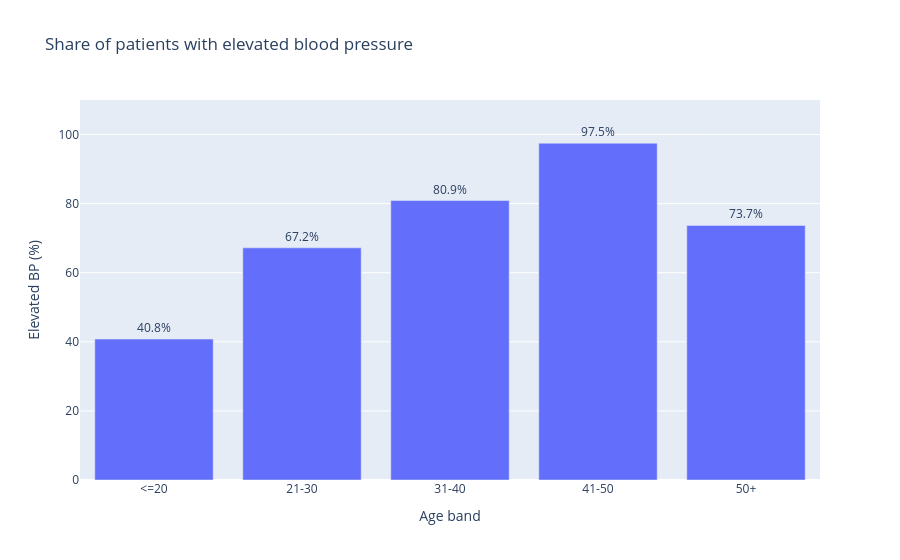

Source (notebook cell):
### Markdown cell above
### Share of elevated blood pressure by age band

Grouping the same flag by age band makes the trend hard to miss: elevated blood
pressure climbs steeply through middle age.

### Code cell
share = (
    df.assign(elevated=df.BPStatus.eq("elevated"))
      .groupby("AgeBand", observed=True)["elevated"].mean()
      .mul(100).round(1)
)
fig = px.bar(
    x=share.index, y=share.values,
    labels={"x": "Age band", "y": "Elevated BP (%)"},
    title="Share of patients with elevated blood pressure",
    text=share.values,
)
fig.update_traces(texttemplate="%{text}%", textposition="outside")
fig.update_yaxes(range=[0, 110])
fig.show()

### Figure 1 — Plotly figure (JSON) as saved in the notebook; plotly's stock layout.template omitted (floating-point values rounded to 4 significant figures)
{"data": [{"hovertemplate": "Age band=%{x}<br>Elevated BP (%)=%{y}<br>text=%{text}<extra></extra>", "legendgroup": "", "marker": {"color": "#636efa", "pattern": {"shape": ""}}, "name": "", "orientation": "v", "showlegend": false, "text": [40.8, 67.2, 80.9, 97.5, 73.7], "textposition": "outside", "texttemplate": "%{text}%", "type": "bar", "x": ["<=20", "21-30", "31-40", "41-50", "50+"], "xaxis": "x", "y": [40.8, 67.2, 80.9, 97.5, 73.7], "yaxis": "y"}], "layout": {"barmode": "relative", "legend": {"tracegroupgap": 0}, "title": {"text": "Share of patients with elevated blood pressure"}, "xaxis": {"anchor": "y", "domain": [0.0, 1.0], "title": {"text": "Age band"}}, "yaxis": {"anchor": "x", "domain": [0.0, 1.0], "range": [0, 110], "title": {"text": "Elevated BP (%)"}}}}
